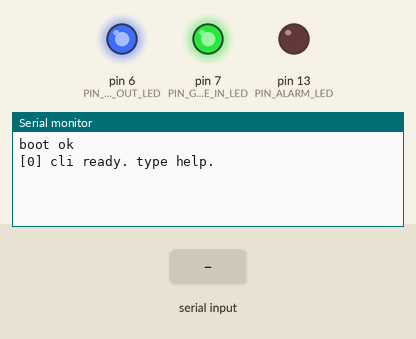
Recording of a sketch running on a simulated Arduino Mega 2560, built with avr-gcc and run on an emulated ATmega2560. On the bench: output pins drawn as LEDs (lit = HIGH), the last lines printed to the serial monitor. The inputs (shaded band) are chosen by the test bench.

Above: at 1.2 s.
1.3 s: "e1 1\n" received over Serial
At 1.7 s:
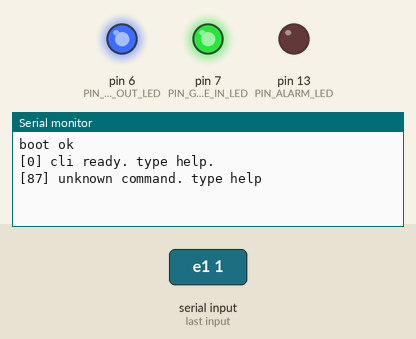
2.8 s: "e1\n" received over Serial
At 4.0 s:
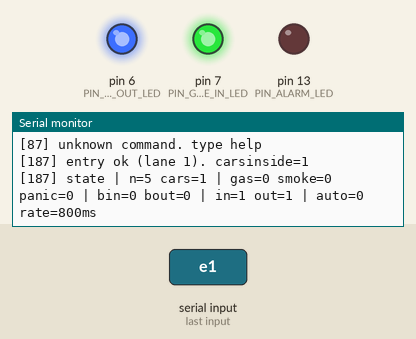
4.3 s: "help\n" received over Serial
At 5.2 s:
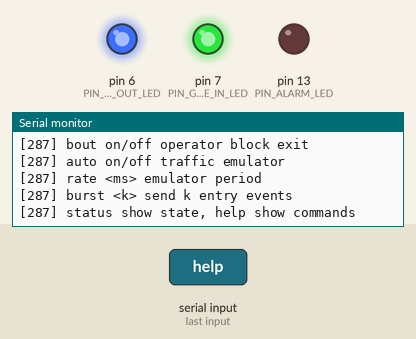

Measured:
- after the input at 1.3 s, the serial monitor: prints a new line at once (image 1)
- after the input at 2.8 s, the serial monitor: prints a new line at once (image 2)
- after the input at 4.3 s, the serial monitor: prints a new line at once (image 3)

The sketch:

sketch.ino
```cpp
#include <Arduino_FreeRTOS.h>
#include <queue.h>
#include <semphr.h>
#include <timers.h>
#include <stdarg.h>

/*
  proiect patr tema tunel

  ideea principala
  sistemul este modelat pe evenimente, ca sa putem simula senzorii fara hardware
  un task citeste comenzi din serial si le transforma in evenimente
  un task controller aplica regulile si actualizeaza starea
  un task logger afiseaza pe serial, ca sa nu se amestece mesajele
  un task emulator poate genera automat trafic (intrari si iesiri) fara senzori reali

  reguli cerinta
  intrarea se opreste daca
  - se depaseste n=5 masini in tunel
  - exista incident in tunel (gaz sau fum)
  - butonul de panica este activ
  - operatorul blocheaza intrarea

  se permite doar iesirea din tunel in caz de incident sau panica
  adica, in acele situatii, intrarea devine blocata automat, iesirea ramane permisa
  operatorul poate bloca si iesirea separat, pentru a simula interventii externe

  comenzi serial explicate
  e1  inseamna o masina intra in tunel pe banda 1
  x1  inseamna o masina iese din tunel pe banda 1
  e2  inseamna o masina intra in tunel pe banda 2
  x2  inseamna o masina iese din tunel pe banda 2

  gas on   simuleaza detectie scurgere gaze naturale
  gas off  simuleaza revenirea la normal, fara scurgere

  smoke on  simuleaza detectie fum (posibil incendiu)
  smoke off simuleaza revenirea la normal, fara fum

  panic on  simuleaza apasarea butonului de panica (alarma)
  panic off simuleaza dezactivarea butonului de panica

  bin on   operatorul blocheaza intrarea in tunel
  bin off  operatorul deblocheaza intrarea

  bout on  operatorul blocheaza iesirea din tunel
  bout off operatorul deblocheaza iesirea

  status  afiseaza starea curenta manual
  help    afiseaza lista de comenzi

  emulator trafic
  auto on   porneste emularea automata a traficului
  auto off  opreste emularea automata

  rate 800  seteaza perioada emulatorului in milisecunde
            adica la fiecare 800ms emulatorul incearca o intrare sau o iesire

  burst 3   trimite rapid 3 evenimente de intrare (ca un val de masini)
            util pentru testarea blocarii la n masini
*/

// configurare pini led
static const uint8_t PIN_GATE_IN_LED  = 7;   // led intrare permisa - led verde
static const uint8_t PIN_GATE_OUT_LED = 6;   // led iesire permisa - led albastru
static const uint8_t PIN_ALARM_LED    = 13;  // led alarma (incident sau panica) - led rosu

// capacitate fixa n
static const uint16_t N_DEFAULT = 5;

// polling serial pentru comenzi
static const TickType_t CLI_POLL_MS = 20;

// tipuri de evenimente
enum EventType : uint8_t {
  EV_ENTRY_L1,
  EV_EXIT_L1,
  EV_ENTRY_L2,
  EV_EXIT_L2,

  EV_GAS_ON,
  EV_GAS_OFF,
  EV_SMOKE_ON,
  EV_SMOKE_OFF,
  EV_PANIC_ON,
  EV_PANIC_OFF,

  EV_OP_BLOCK_IN_ON,
  EV_OP_BLOCK_IN_OFF,
  EV_OP_BLOCK_OUT_ON,
  EV_OP_BLOCK_OUT_OFF,

  EV_STATUS_REQ,
  EV_HELP
};

struct Event {
  EventType type;
  int16_t value;
  TickType_t tick;
};

struct LogMsg {
  TickType_t tick;
  char text[96];
};

// resurse free rtos
static QueueHandle_t qEvents = NULL;
static QueueHandle_t qLog    = NULL;

static SemaphoreHandle_t mtxState = NULL;      // mutex pentru starea globala
static SemaphoreHandle_t semCapacity = NULL;   // counting semaphore pentru n locuri

// starea sistemului
struct SystemState {
  uint16_t N;
  int16_t carsInside;

  bool gas;
  bool smoke;
  bool panic;

  bool opBlockIn;
  bool opBlockOut;

  bool entryAllowed;
  bool exitAllowed;

  // setari emulator
  bool emuOn;
  uint16_t emuRateMs;
  uint8_t emuLaneToggle;
};

static SystemState S;

// log in coada, pentru ca un singur task sa scrie pe serial
static void logf(const char* fmt, ...) {
  if (!qLog) return;

  LogMsg m;
  m.tick = xTaskGetTickCount();

  va_list args;
  va_start(args, fmt);
  vsnprintf(m.text, sizeof(m.text), fmt, args);
  va_end(args);

  xQueueSend(qLog, &m, 0);
}

// calculeaza regulile de acces
static void recomputeGates_locked() {
  const bool incident = (S.gas || S.smoke);
  const bool stopAccess = incident || S.panic;
  const bool full = (S.carsInside >= (int16_t)S.N);

  // intrarea se opreste daca e plin, incident, panica sau operatorul blocheaza
  S.entryAllowed = (!stopAccess) && (!S.opBlockIn) && (!full);

  // iesirea e permisa, dar operatorul o poate bloca separat
  S.exitAllowed  = (!S.opBlockOut);
}

// aplica iesiri pe pini, ca sa se vada in wokwi
static void applyOutputs_locked() {
  digitalWrite(PIN_GATE_IN_LED,  S.entryAllowed ? HIGH : LOW);
  digitalWrite(PIN_GATE_OUT_LED, S.exitAllowed  ? HIGH : LOW);

  const bool alarm = (S.gas || S.smoke || S.panic);
  digitalWrite(PIN_ALARM_LED, alarm ? HIGH : LOW);
}

// afiseaza un snapshot al starii
static void printState() {
  xSemaphoreTake(mtxState, portMAX_DELAY);
  SystemState snap = S;
  xSemaphoreGive(mtxState);

  logf("state | n=%u cars=%d | gas=%d smoke=%d panic=%d | bin=%d bout=%d | in=%d out=%d | auto=%d rate=%ums",
       snap.N, snap.carsInside,
       snap.gas, snap.smoke, snap.panic,
       snap.opBlockIn, snap.opBlockOut,
       snap.entryAllowed, snap.exitAllowed,
       snap.emuOn, snap.emuRateMs);
}

// trimite un eveniment in coada
static void enqueueEvent(EventType t) {
  if (!qEvents) return;
  Event ev;
  ev.type = t;
  ev.value = 0;
  ev.tick = xTaskGetTickCount();

  if (xQueueSend(qEvents, &ev, 0) != pdTRUE) {
    logf("warn: qevents full, drop event=%d", (int)t);
  }
}

// task logger, singurul care scrie pe serial, ca sa nu se amestece mesajele
static void TaskLogger(void*) {
  LogMsg m;
  for (;;) {
    if (xQueueReceive(qLog, &m, portMAX_DELAY) == pdTRUE) {
      Serial.print("[");
      Serial.print((unsigned long)m.tick);
      Serial.print("] ");
      Serial.println(m.text);
    }
  }
}

// task controller, aici se modifica starea si se aplica regulile
static void TaskController(void*) {
  Event ev;

  for (;;) {
    if (xQueueReceive(qEvents, &ev, portMAX_DELAY) != pdTRUE) continue;

    bool changed = false;
    bool statusRequested = false;

    xSemaphoreTake(mtxState, portMAX_DELAY);

    switch (ev.type) {
      case EV_ENTRY_L1:
      case EV_ENTRY_L2: {
          recomputeGates_locked();
          const int lane = (ev.type == EV_ENTRY_L1) ? 1 : 2;

          if (!S.entryAllowed) {
            logf("entry blocked (lane %d).", lane);
            break;
          }

          if (xSemaphoreTake(semCapacity, 0) == pdTRUE) {
            S.carsInside++;
            changed = true;
            logf("entry ok (lane %d). carsinside=%d", lane, S.carsInside);
          } else {
            logf("entry refused: tunnel full.");
          }
          break;
        }

      case EV_EXIT_L1:
      case EV_EXIT_L2: {
          recomputeGates_locked();
          const int lane = (ev.type == EV_EXIT_L1) ? 1 : 2;

          if (!S.exitAllowed) {
            logf("exit blocked by operator (lane %d).", lane);
            break;
          }

          if (S.carsInside > 0) {
            S.carsInside--;
            xSemaphoreGive(semCapacity);
            changed = true;
            logf("exit ok (lane %d). carsinside=%d", lane, S.carsInside);
          } else {
            logf("exit ignored: carsinside already 0.");
          }
          break;
        }

      case EV_GAS_ON:
        S.gas = true;
        changed = true;
        logf("gas leak on");
        break;

      case EV_GAS_OFF:
        S.gas = false;
        changed = true;
        logf("gas leak off");
        break;

      case EV_SMOKE_ON:
        S.smoke = true;
        changed = true;
        logf("smoke on");
        break;

      case EV_SMOKE_OFF:
        S.smoke = false;
        changed = true;
        logf("smoke off");
        break;

      case EV_PANIC_ON:
        S.panic = true;
        changed = true;
        logf("panic on");
        break;

      case EV_PANIC_OFF:
        S.panic = false;
        changed = true;
        logf("panic off");
        break;


      case EV_OP_BLOCK_IN_ON:
        if (!S.opBlockIn) {
          S.opBlockIn = true;
          changed = true;
        }
        logf("operator: block entry on");
        break;

      case EV_OP_BLOCK_IN_OFF:
        if (S.opBlockIn) {
          S.opBlockIn = false;
          changed = true;
        }
        logf("operator: block entry off");
        break;

      case EV_OP_BLOCK_OUT_ON:
        if (!S.opBlockOut) {
          S.opBlockOut = true;
          changed = true;
        }
        logf("operator: block exit on");
        break;

      case EV_OP_BLOCK_OUT_OFF:
        if (S.opBlockOut) {
          S.opBlockOut = false;
          changed = true;
        }
        logf("operator: block exit off");
        break;

      case EV_STATUS_REQ:
        statusRequested = true;
        break;

      case EV_HELP:
        break;
    }

    if (changed) {
      recomputeGates_locked();
      applyOutputs_locked();
    }

    xSemaphoreGive(mtxState);

    if (changed || statusRequested) {
      printState();
    }

    if (ev.type == EV_HELP) {
      logf("commands:");
      logf("e1 entry lane 1, x1 exit lane 1");
      logf("e2 entry lane 2, x2 exit lane 2");
      logf("gas on/off, smoke on/off, panic on/off");
      logf("bin on/off operator block entry");
      logf("bout on/off operator block exit");
      logf("auto on/off traffic emulator");
      logf("rate <ms> emulator period");
      logf("burst <k> send k entry events");
      logf("status show state, help show commands");
    }
  }
}

// parseaza comenzi din serial
static void handleCommand(char* line) {
  while (*line == ' ' || *line == '\t') line++;
  if (*line == 0) return;

  for (char* p = line; *p; ++p) {
    if (*p >= 'A' && *p <= 'Z') *p = *p - 'A' + 'a';
  }

  if (strcmp(line, "e1") == 0) {
    enqueueEvent(EV_ENTRY_L1);
    return;
  }
  if (strcmp(line, "x1") == 0) {
    enqueueEvent(EV_EXIT_L1);
    return;
  }
  if (strcmp(line, "e2") == 0) {
    enqueueEvent(EV_ENTRY_L2);
    return;
  }
  if (strcmp(line, "x2") == 0) {
    enqueueEvent(EV_EXIT_L2);
    return;
  }

  if (strcmp(line, "status") == 0) {
    enqueueEvent(EV_STATUS_REQ);
    return;
  }
  if (strcmp(line, "help") == 0)   {
    enqueueEvent(EV_HELP);
    return;
  }

  char* a = strtok(line, " ");
  char* b = strtok(NULL, " ");
  if (!a) return;

  if (b) {
    if (strcmp(a, "auto") == 0) {
      const bool on = (strcmp(b, "on") == 0 || strcmp(b, "1") == 0);
      xSemaphoreTake(mtxState, portMAX_DELAY);
      const bool prev = S.emuOn;
      S.emuOn = on;
      xSemaphoreGive(mtxState);

      if (on != prev) {
        logf("auto %s", on ? "on" : "off");
        printState();
      } else {
        logf("auto already %s", on ? "on" : "off");
      }
      return;
    }

    if (strcmp(a, "rate") == 0) {
      const int r = atoi(b);
      if (r < 50 || r > 5000) {
        logf("rate invalid 50..5000");
        return;
      }

      xSemaphoreTake(mtxState, portMAX_DELAY);
      const uint16_t prev = S.emuRateMs;
      S.emuRateMs = (uint16_t)r;
      xSemaphoreGive(mtxState);

      if (prev != (uint16_t)r) {
        logf("auto rate set to %d ms", r);
        printState();
      } else {
        logf("auto rate unchanged");
      }
      return;
    }

    if (strcmp(a, "burst") == 0) {
      const int k = atoi(b);
      if (k <= 0 || k > 50) {
        logf("burst invalid 1..50");
        return;
      }

      logf("burst %d entries requested", k);
      for (int i = 0; i < k; i++) {
        xSemaphoreTake(mtxState, portMAX_DELAY);
        const bool lane = (S.emuLaneToggle++ & 1);
        xSemaphoreGive(mtxState);
        enqueueEvent(lane ? EV_ENTRY_L2 : EV_ENTRY_L1);
      }
      return;
    }

    const bool on = (strcmp(b, "on") == 0 || strcmp(b, "1") == 0);

    if (strcmp(a, "gas") == 0)   {
      enqueueEvent(on ? EV_GAS_ON   : EV_GAS_OFF);
      return;
    }
    if (strcmp(a, "smoke") == 0) {
      enqueueEvent(on ? EV_SMOKE_ON : EV_SMOKE_OFF);
      return;
    }
    if (strcmp(a, "panic") == 0) {
      enqueueEvent(on ? EV_PANIC_ON : EV_PANIC_OFF);
      return;
    }
    if (strcmp(a, "bin") == 0)   {
      enqueueEvent(on ? EV_OP_BLOCK_IN_ON  : EV_OP_BLOCK_IN_OFF);
      return;
    }
    if (strcmp(a, "bout") == 0)  {
      enqueueEvent(on ? EV_OP_BLOCK_OUT_ON : EV_OP_BLOCK_OUT_OFF);
      return;
    }
  }

  logf("unknown command. type help");
}

// task cli, citeste serial non blocking
static void TaskCLI(void*) {
  static char buf[80];
  uint8_t idx = 0;

  logf("cli ready. type help.");

  for (;;) {
    while (Serial.available() > 0) {
      const char c = (char)Serial.read();

      if (c == '\r' || c == '\n') {
        if (idx > 0) {
          buf[idx] = 0;
          handleCommand(buf);
          idx = 0;
        }
      } else {
        if (idx < sizeof(buf) - 1) buf[idx++] = c;
      }
    }

    vTaskDelay(pdMS_TO_TICKS(CLI_POLL_MS));
  }
}

// task emulator, genereaza evenimente periodic, fara hardware
static void TaskSensorEmulator(void*) {
  for (;;) {
    xSemaphoreTake(mtxState, portMAX_DELAY);
    const bool on = S.emuOn;
    const uint16_t rate = S.emuRateMs;
    const bool entryAllowed = S.entryAllowed;
    const bool exitAllowed  = S.exitAllowed;
    const int cars = S.carsInside;
    const bool lane = (S.emuLaneToggle & 1);
    if (on) S.emuLaneToggle++;
    xSemaphoreGive(mtxState);

    if (on) {
      if (entryAllowed) {
        enqueueEvent(lane ? EV_ENTRY_L2 : EV_ENTRY_L1);
      } else {
        if (cars > 0 && exitAllowed) {
          enqueueEvent(lane ? EV_EXIT_L2 : EV_EXIT_L1);
        }
      }
    }

    vTaskDelay(pdMS_TO_TICKS(rate));
  }
}

void setup() {
  Serial.begin(115200);
  Serial.println("boot ok");

  pinMode(PIN_GATE_IN_LED, OUTPUT);
  pinMode(PIN_GATE_OUT_LED, OUTPUT);
  pinMode(PIN_ALARM_LED, OUTPUT);

  S.N = N_DEFAULT;
  S.carsInside = 0;

  S.gas = false;
  S.smoke = false;
  S.panic = false;

  S.opBlockIn = false;
  S.opBlockOut = false;

  S.emuOn = false;
  S.emuRateMs = 800;
  S.emuLaneToggle = 0;

  qEvents = xQueueCreate(25, sizeof(Event));
  qLog    = xQueueCreate(30, sizeof(LogMsg));
  mtxState = xSemaphoreCreateMutex();
  semCapacity = xSemaphoreCreateCounting(S.N, S.N);

  if (qEvents == NULL) Serial.println("err: qevents null");
  if (qLog == NULL)    Serial.println("err: qlog null");
  if (mtxState == NULL) Serial.println("err: mtxstate null");
  if (semCapacity == NULL) Serial.println("err: semcapacity null");

  xSemaphoreTake(mtxState, portMAX_DELAY);
  recomputeGates_locked();
  applyOutputs_locked();
  xSemaphoreGive(mtxState);

  xTaskCreate(TaskLogger,         "logger",     256, NULL, 2, NULL);
  xTaskCreate(TaskCLI,            "cli",        256, NULL, 1, NULL);
  xTaskCreate(TaskController,     "controller", 256, NULL, 3, NULL);
  xTaskCreate(TaskSensorEmulator, "emu",        256, NULL, 1, NULL);
}

void loop() {
}
```
